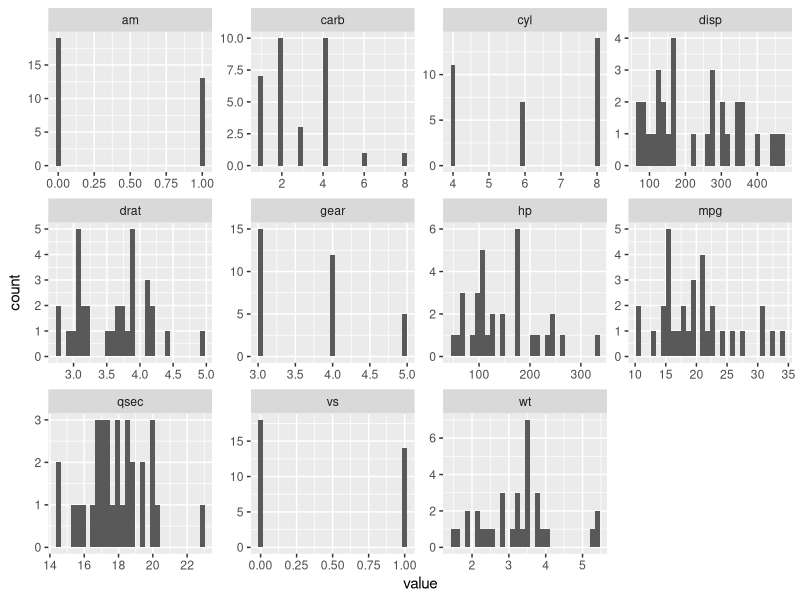
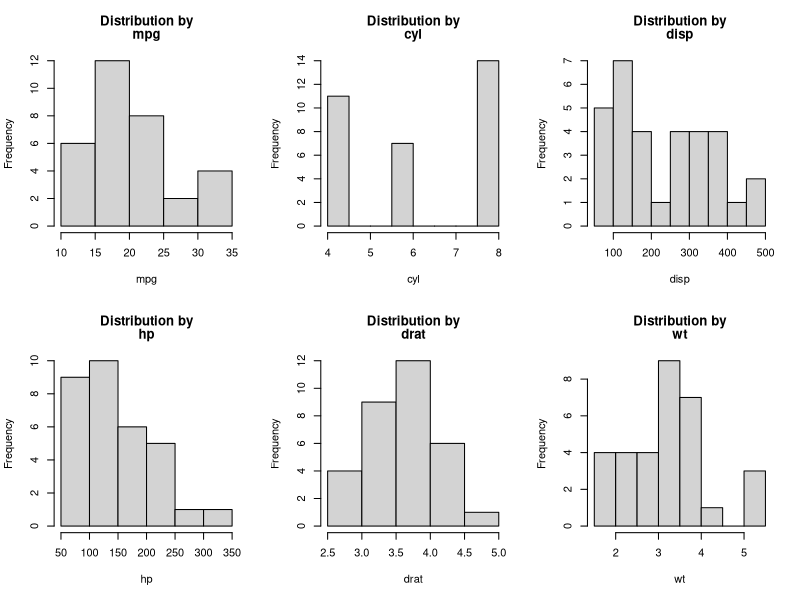
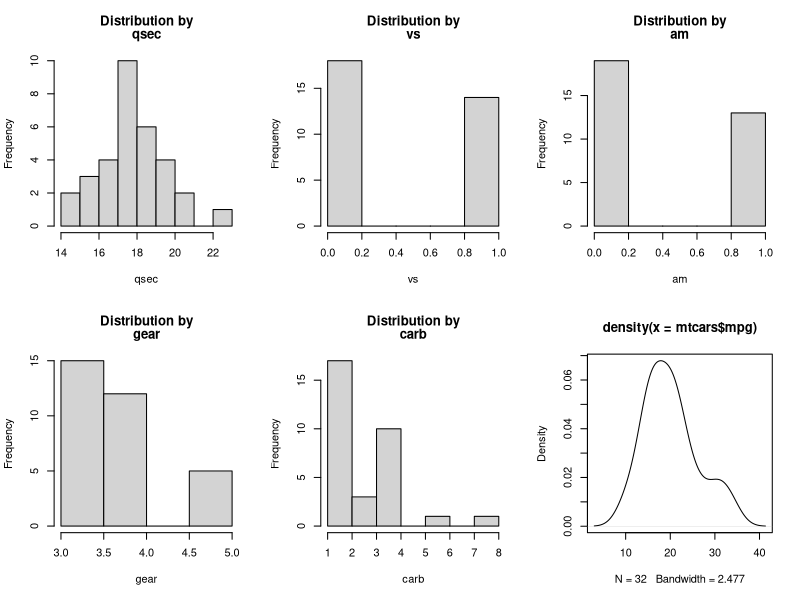
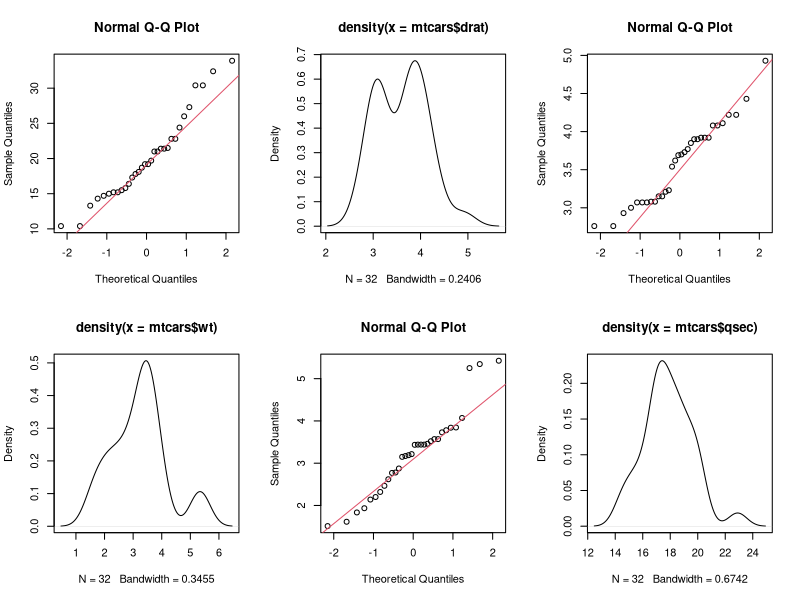
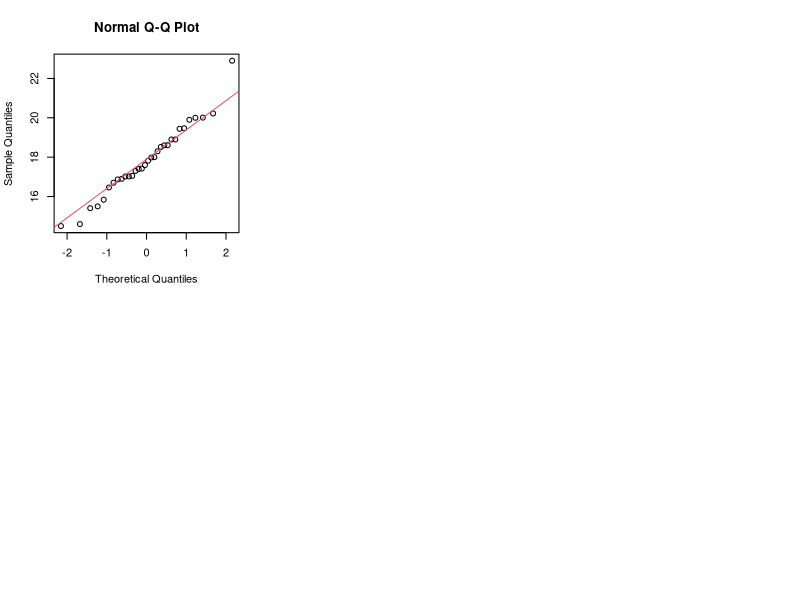
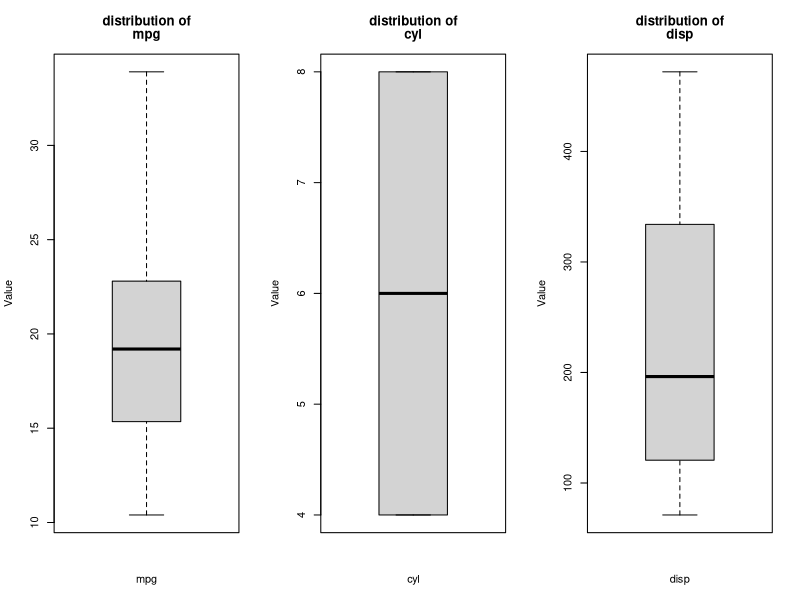
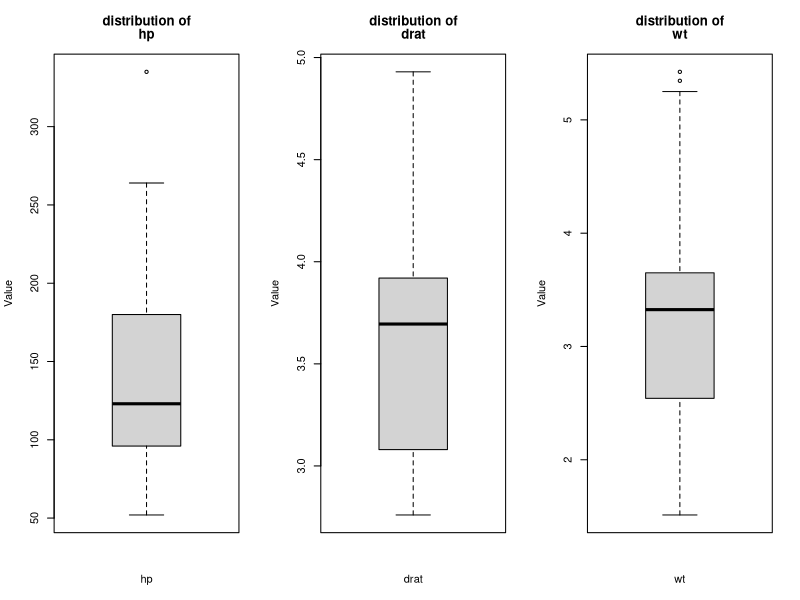
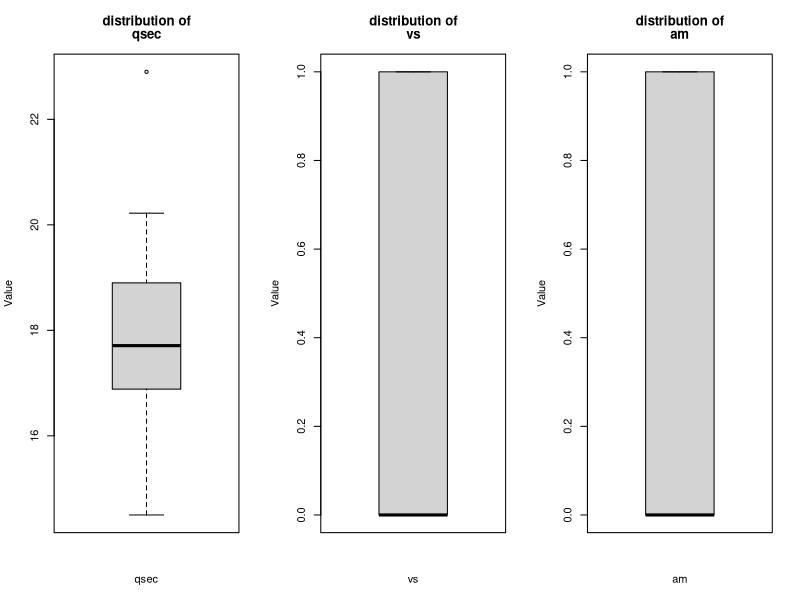

Reproduce these figures in R, in order. (Note: this script raises an error after producing the figures.)
library(purrr)
library(tidyr)
library(ggplot2)
#Question No.1
data(mtcars)
mtcars %>% gather() %>% ggplot(aes(value)) + facet_wrap(~ key, scales = "free") + geom_histogram()
par(mfrow = c(2,3))
histcars <- for(col in 1:ncol(mtcars))
{
hist(mtcars[,col],
main = c("Distribution by", names(mtcars[col])),
xlab = names(mtcars[col]))
}
plot(density(mtcars$mpg))
shapiro.test(mtcars$mpg)
qqnorm(mtcars$mpg); qqline(mtcars$mpg, col=2)
plot(density(mtcars$drat))
shapiro.test(mtcars$drat)
qqnorm(mtcars$drat); qqline(mtcars$drat, col=2)
plot(density(mtcars$wt))
shapiro.test(mtcars$wt)
qqnorm(mtcars$wt); qqline(mtcars$wt, col=2)
plot(density(mtcars$qsec))
shapiro.test(mtcars$qsec)
qqnorm(mtcars$qsec); qqline(mtcars$qsec, col=2)
#Question No.3
par(mfrow = c(1,3))
boxcars <- for(col in 1:ncol(mtcars))
{
boxplot(mtcars[,col],main = c("distribution of",names(mtcars[col])),
xlab = names(mtcars[col]), ylab = "Value")
}
savehistory("E:/kamagyana/Computing/DARET/Submissions/Asst7.1.r")
